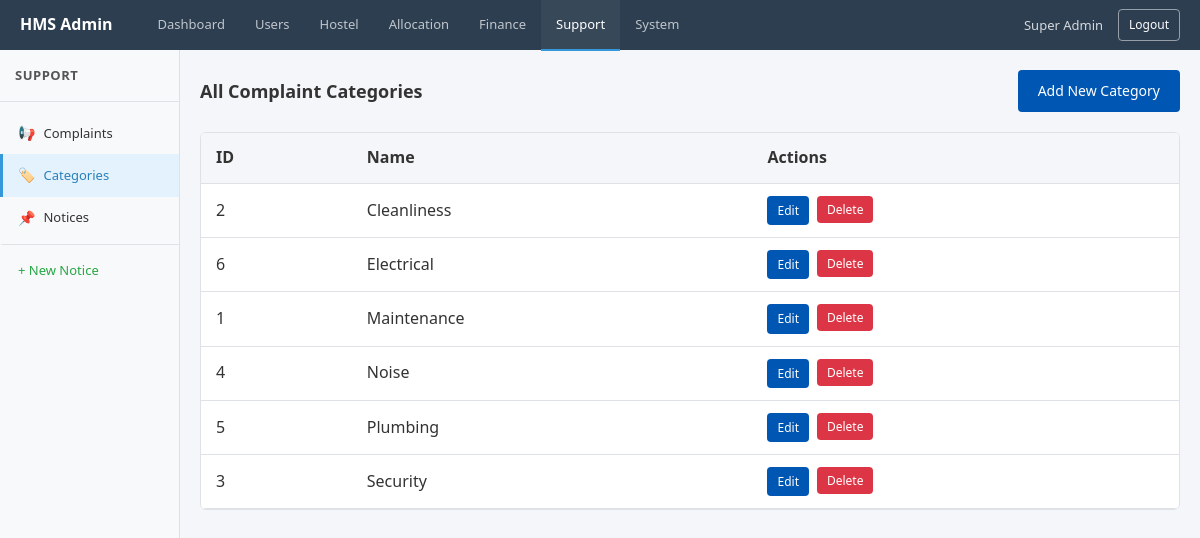
/index.php?page=admin_complaint_categories (signed in), run on the app's committed database.
### tables this page shows
CREATE TABLE `complaint_categories` (
  `id` bigint UNSIGNED NOT NULL,
  `name` varchar(80) NOT NULL
);

### app/Controllers/Admin/AdminComplaintCategoryController.php (called while the page is built, shortened)
<?php
require_once __DIR__ . '/../../Models/AdminModel.php';
$action = isset($_GET['action']) ? $_GET['action'] : 'categories';
$data = [];
if ($action === 'edit') {
    $id = (int)$_GET['id'];
    $data['category'] = getComplaintCategoryById($id);
    $pageTitle = 'Edit Category';
} elseif ($action === 'add') {
    $pageTitle = 'Add New Category';
} else {
    $data['categories'] = getAllComplaintCategories();
}
require_once __DIR__ . '/../../Views/Admin/ComplaintCategoryView.php';

### app/Models/AdminModel.php (called while the page is built, shortened)
<?php
function getAllComplaintCategories() {
    $conn = dbConnect();
    $sql = "SELECT * FROM complaint_categories ORDER BY name";
    $result = mysqli_query($conn, $sql);
    $categories = mysqli_fetch_all($result, MYSQLI_ASSOC);
    return $categories;
}

### app/Views/Admin/ComplaintCategoryView.php (the view, shortened to what this page needs)
<!DOCTYPE html>
<html lang="en">
<head>
    <link rel="stylesheet" href="public/assets/css/style.css">
    <link rel="stylesheet" href="app/Views/Admin/css/admin.css">
</head>
<body>
    <?php include __DIR__ . '/partials/header.php'; ?>
    <div class="admin-layout">
        <?php include __DIR__ . '/partials/sidebar.php'; ?>
        <main class="admin-main">
            <div class="admin-content">
                <?php if ($action === 'add'): ?>
                    <div class="breadcrumb">
                        <a href="index.php?page=admin_complaint_categories">Complaint Categories</a>
                        <span>/</span>
                        <span class="current">Add New Category</span>
                    </div>
                    <div class="form-card">
                        <h3>Add New Complaint Category</h3>
                        <form action="index.php?page=admin_complaint_categories" method="POST">
                            <input type="hidden" name="form_action" value="create_category">
                            <div class="form-group">
                                <label for="name">Category Name <span class="required">*</span></label>
                                <input type="text" id="name" name="name" class="form-control" required placeholder="e.g., Maintenance, Cleanliness, Security">
                            </div>
                            <div class="form-group">
                                <label for="description">Description</label>
                                <textarea id="description" name="description" class="form-control" rows="3" placeholder="Describe what types of complaints fall under this category"></textarea>
                            </div>
                            <div class="form-group">
                                <label for="status">Status <span class="required">*</span></label>
                                <select id="status" name="status" class="form-control" required>
                                    <option value="ACTIVE">Active</option>
                                    <option value="INACTIVE">Inactive</option>
                                </select>
                            </div>
                            <div class="form-actions">
                                <button type="submit" class="btn btn-primary">Create Category</button>
                                <a href="index.php?page=admin_complaint_categories" class="btn btn-secondary">Cancel</a>
                            </div>
                        </form>
                    </div>
                <?php else: ?>
                    <div class="page-header">
                        <h2>All Complaint Categories</h2>
                        <a href="index.php?page=admin_complaint_categories&action=add" class="btn btn-primary">Add New Category</a>
                    </div>
                    <div class="table-card">
                        <div class="table-responsive">
                            <table class="table">
                                <thead>
                                    <tr>
                                        <th>ID</th>
                                        <th>Name</th>
                                        <th>Actions</th>
                                    </tr>
                                </thead>
                                <tbody>
                                    <?php if (!empty($data['categories'])): ?>
                                        <?php foreach ($data['categories'] as $category): ?>
                                            <tr>
                                                <td><?php echo (int)$category['id']; ?></td>
                                                <td><?php echo htmlspecialchars($category['name']); ?></td>
                                                <td>
                                                    <div class="action-btns">
                                                        <a href="index.php?page=admin_complaint_categories&action=edit&id=<?php echo (int)$category['id']; ?>" class="btn btn-sm btn-primary">Edit</a>
                                                        <form action="index.php?page=admin_complaint_categories" method="POST" style="display:inline;" onsubmit="return confirm('Delete this category?');">
                                                            <button type="submit" class="btn btn-sm btn-danger">Delete</button>
                                                        </form>
                                                    </div>
                                                </td>
                                            </tr>
                                        <?php endforeach; ?>
                                    <?php else: ?>
                                        <tr>
                                            <td colspan="3" class="empty-state">No complaint categories found</td>
                                        </tr>
                                    <?php endif; ?>
                                </tbody>
                            </table>
                        </div>
                    </div>
                <?php endif; ?>
            </div>
        </main>
    </div>
</body>
</html>

### public/assets/css/style.css (style rules this page uses)
:root { --primary: #0056b3; --primary-hover: #004494; --background: #f4f6f9; --surface: #ffffff; --text-primary: #333333; --text-secondary: #555555; --border: #dee2e6; --success: #28a745; --error: #dc3545; --warning: #ffc107; --shadow: 0 2px 4px rgba(0, 0, 0, 0.1); }
* { margin: 0; padding: 0; box-sizing: border-box; }
body { font-family: 'Segoe UI', Tahoma, Geneva, Verdana, sans-serif; background-color: var(--background); color: var(--text-primary); line-height: 1.6; min-height: 100vh; }
h1, h2, h3, h4, h5, h6 { color: var(--text-primary); margin-bottom: 15px; font-weight: 600; }
h2 { font-size: 24px; }
a { color: var(--primary); text-decoration: none; }
.btn { display: inline-block; padding: 10px 20px; font-family: inherit; font-size: 14px; font-weight: 500; text-align: center; border: none; border-radius: 4px; cursor: pointer; }
.btn-primary { background-color: var(--primary); color: #ffffff; }
.btn-danger { background-color: var(--error); color: #ffffff; }
.table-responsive { overflow-x: auto; }
.table { width: 100%; border-collapse: collapse; background: var(--surface); }
.table th, .table td { padding: 12px 15px; text-align: left; border-bottom: 1px solid var(--border); }
.table th { background-color: var(--background); font-weight: 600; color: var(--text-primary); }

### app/Views/Admin/css/admin.css (style rules this page uses)
.admin-layout { display: flex; padding-top: 50px; min-height: 100vh; }
.admin-main { flex: 1; margin-left: 180px; background-color: var(--background); min-height: calc(100vh - 50px); }
.admin-content { padding: 20px; }
.page-header { display: flex; justify-content: space-between; align-items: center; margin-bottom: 20px; }
.page-header h2 { margin: 0; font-size: 18px; }
.table-card { background: var(--surface); border: 1px solid var(--border); border-radius: 6px; overflow: hidden; }
.action-btns { display: flex; gap: 8px; }
.btn-sm { padding: 5px 10px; font-size: 12px; }

### data on the page
complaint_categories: id "2", name "Cleanliness"
complaint_categories: id "6", name "Electrical"
complaint_categories: id "1", name "Maintenance"
complaint_categories: id "4", name "Noise"
complaint_categories: id "5", name "Plumbing"
complaint_categories: id "3", name "Security"

### other printed values
$_SESSION['user_name'] "Super Admin"
$sidebarTitle "SUPPORT"
$link['icon'] "📢"
$link['label'] "Complaints"
$link['icon'] "🏷️"
$link['label'] "Categories"
$link['icon'] "📌"
$link['label'] "Notices"
$link['label'] "+ New Notice"
